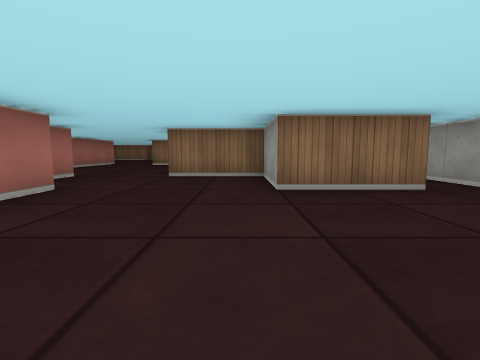
View 1 (above)

18 first-person views from a walk through a cub3D level. The camera is about half as high as the walls, tilts 6° down and sees 85° across. The floor is counted in squares. Each view is taken from the middle of a square. On the plan, view 1 faces up. The plan holds only what a view shows up to about 9 squares ahead; the rest is blank.

View 2
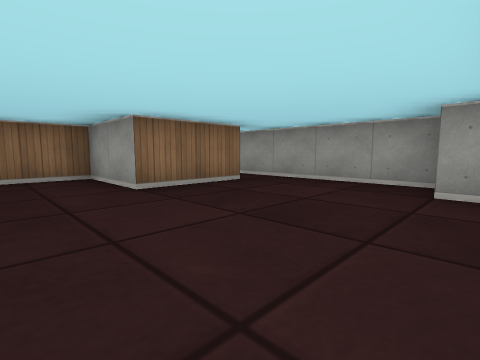

View 3
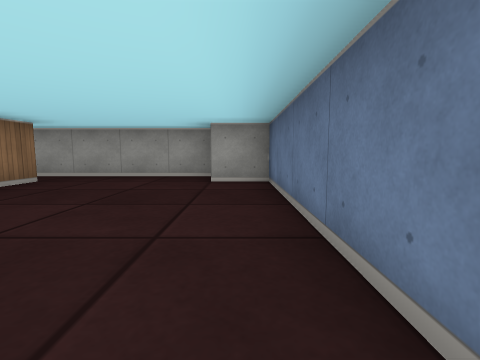

View 4
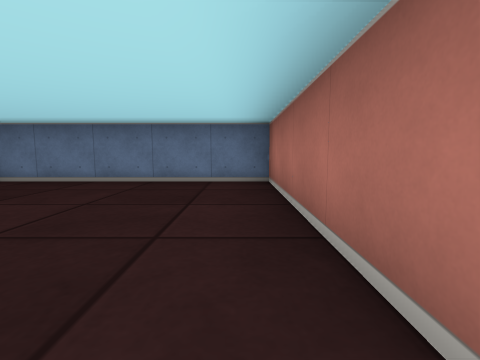

View 5
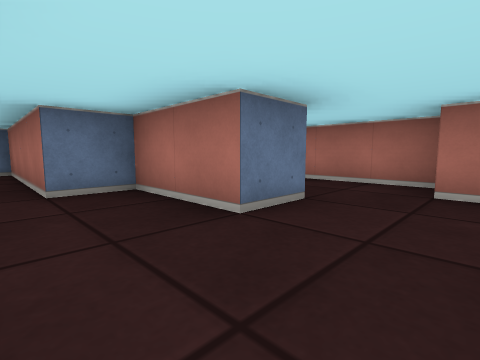

View 6
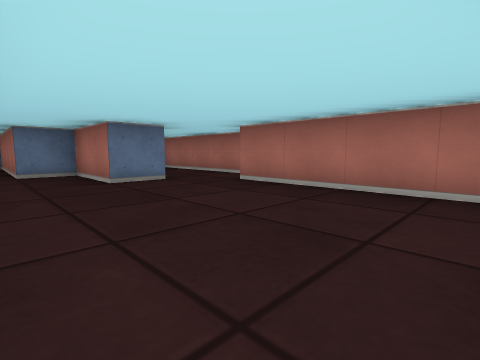

View 7
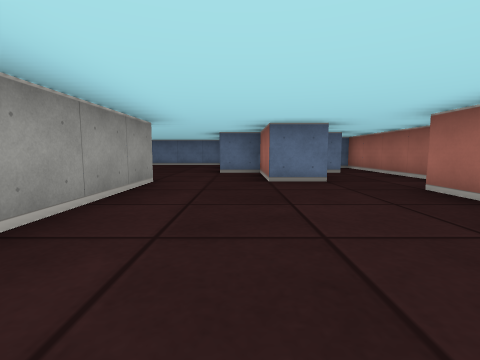

View 8
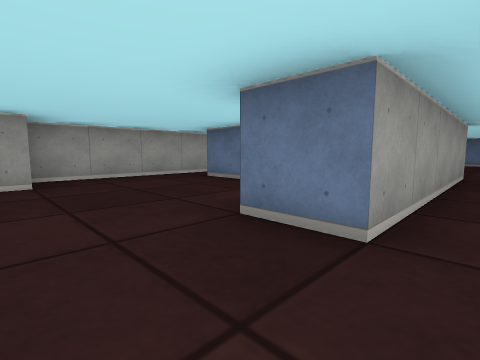

View 9
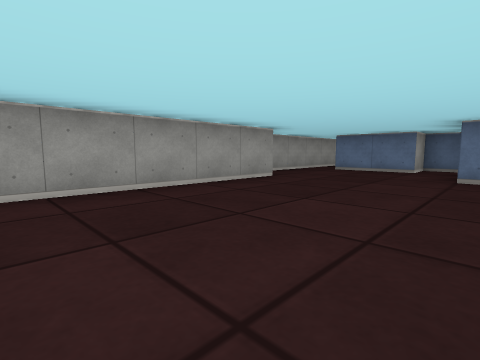

View 10
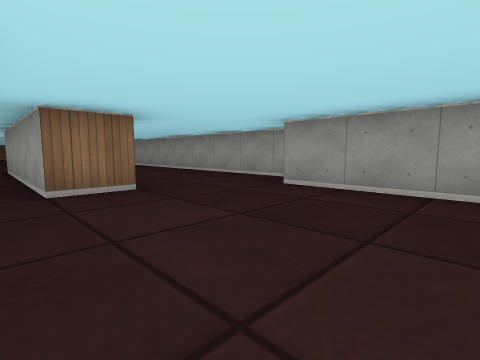

View 11
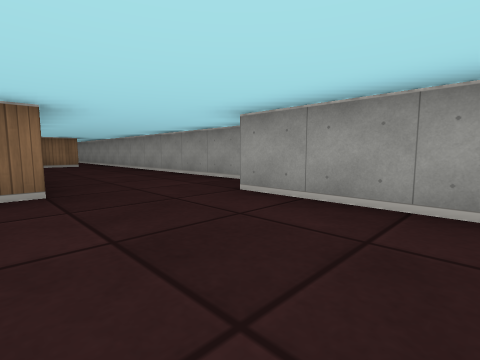

View 12
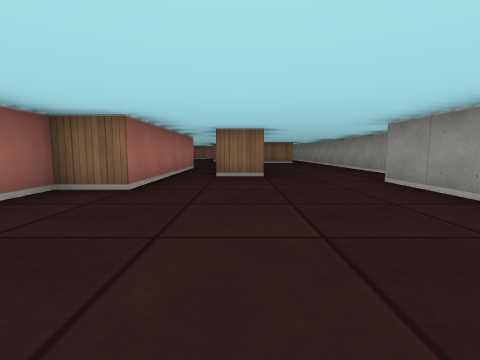

View 13
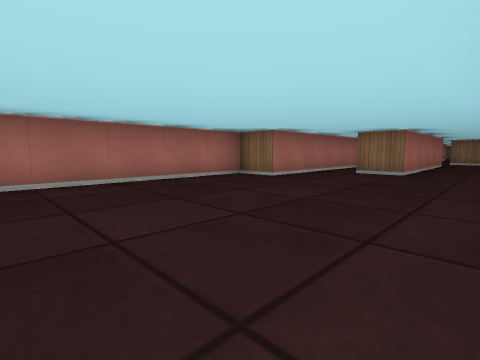

View 14
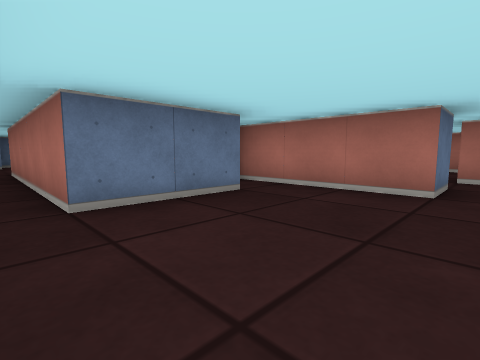

View 15
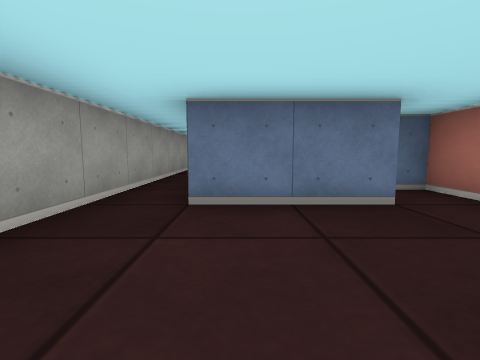

View 16
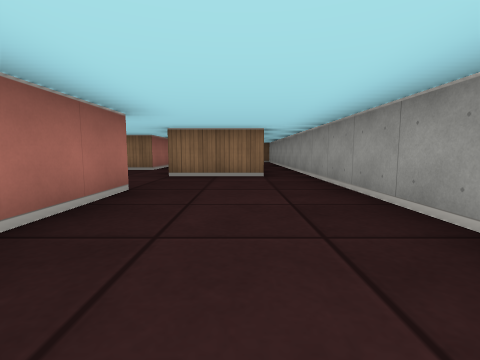

View 17
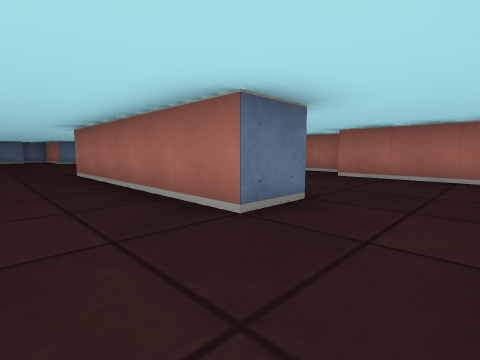

View 18
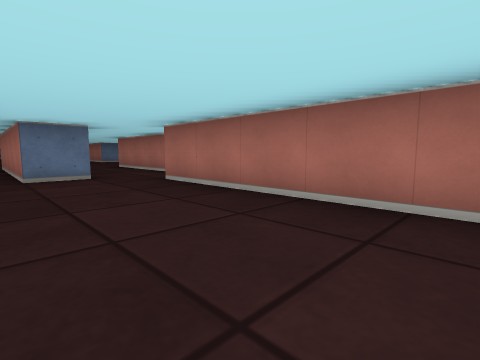

### Floor plan
Ten units are one square. View 1 is at (0, 0); x grows to the right and y downward. Boxes are objects, and circles mark ways between rooms. Rooms are numbered by the first view taken in them; rooms with no view inside come last. Other rooms are left out.
<svg viewBox="-70 -275 110 285">
<path fill="none" stroke="#000" d="M25 -35 5 -35 5 -55 -15 -55M35 -5 35 -35M-35 -55 -35 -35 -25 -35 -25 5 25 5 25 -5M-46 -55 -35 -55M-65 -64 -65 -15M-15 -55 -15 -105M-55 -102 -55 -65M-56 -35 -51 -35M35 -171 35 -245M-15 -175 -15 -155 -25 -155 -25 -105M25 -114 25 -165M-15 -105 -5 -105 -5 -75 5 -75 5 -85 25 -85 25 -35M-5 -225 5 -225 5 -175 -5 -175M25 -245 5 -245M35 -35 35 -115M-26 -205 -15 -205 -15 -175M-45 -211 -45 -166M-35 -260 -35 -215M-5 -175 -5 -225M-5 -265 -12 -265"/>
<circle cx="-25" cy="-50" r="3" fill="#2a7"/>
<circle cx="30" cy="-30" r="3" fill="#2a7"/>
<circle cx="-20" cy="-110" r="3" fill="#2a7"/>
<circle cx="-10" cy="-170" r="3" fill="#2a7"/>
<circle cx="0" cy="-235" r="3" fill="#2a7"/>
<text x="0" y="-20">1</text>
<text x="-40" y="-70">2</text>
<text x="10" y="-150">3</text>
<text x="-20" y="-220">4</text>
</svg>
Room 1 opens to room 2. Room 1 opens to room 3. Room 2 opens to room 3. Room 3 opens to room 4.

Where each view was taken, in squares from view 1:
view 1: 0 up, 0 right, facing up
view 2: 0 up, 1 left, facing up-right
view 3: 0 up, 2 left, facing right
view 4: 4 up, 2 left, facing down
view 5: 7 up, 2 left, facing down-left
view 6: 10 up, 2 left, facing down-left
view 7: 10 up, 3 left, facing down
view 8: 12 up, 2 left, facing down-right
view 9: 16 up, 1 left, facing down-right
view 10: 14 up, 1 left, facing up-right
view 11: 14 up, 0 right, facing up-right
view 12: 12 up, 0 right, facing up
view 13: 11 up, 2 right, facing up-left
view 14: 11 up, 3 right, facing down-left
view 15: 11 up, 2 right, facing down
view 16: 19 up, 2 right, facing up
view 17: 24 up, 2 right, facing down-left
view 18: 26 up, 1 left, facing down-left
